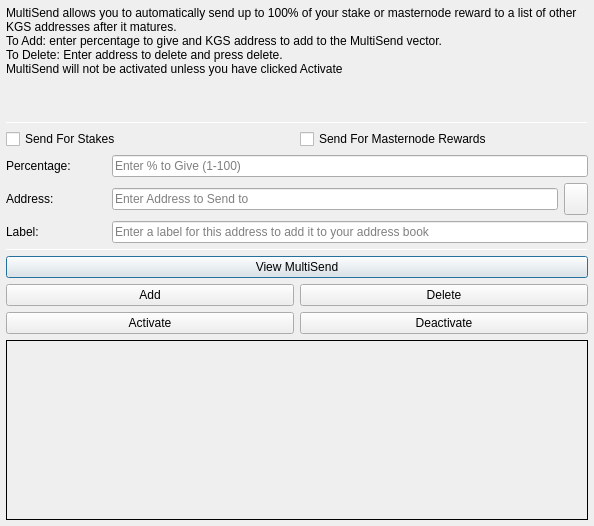
<?xml version="1.0" encoding="UTF-8"?>
<ui version="4.0">
 <class>MultiSendDialog</class>
 <widget class="QDialog" name="MultiSendDialog">
  <property name="windowModality">
   <enum>Qt::NonModal</enum>
  </property>
  <property name="geometry">
   <rect>
    <x>0</x>
    <y>0</y>
    <width>594</width>
    <height>526</height>
   </rect>
  </property>
  <property name="windowTitle">
   <string>MultiSend</string>
  </property>
  <layout class="QVBoxLayout" name="verticalLayout" stretch="0">
   <property name="leftMargin">
    <number>6</number>
   </property>
   <property name="topMargin">
    <number>6</number>
   </property>
   <property name="rightMargin">
    <number>6</number>
   </property>
   <property name="bottomMargin">
    <number>6</number>
   </property>
   <item>
    <layout class="QVBoxLayout" name="verticalLayout_Main" stretch="1,1,1,0,1,1,1">
     <item>
      <widget class="QLabel" name="label_2">
       <property name="lineWidth">
        <number>1</number>
       </property>
       <property name="text">
        <string>MultiSend allows you to automatically send up to 100% of your stake or masternode reward to a list of other KGS addresses after it matures.
To Add: enter percentage to give and KGS address to add to the MultiSend vector.
To Delete: Enter address to delete and press delete.
MultiSend will not be activated unless you have clicked Activate</string>
       </property>
       <property name="alignment">
        <set>Qt::AlignLeading|Qt::AlignLeft|Qt::AlignTop</set>
       </property>
       <property name="wordWrap">
        <bool>true</bool>
       </property>
      </widget>
     </item>
     <item>
      <widget class="Line" name="line">
       <property name="minimumSize">
        <size>
         <width>0</width>
         <height>1</height>
        </size>
       </property>
       <property name="maximumSize">
        <size>
         <width>16777215</width>
         <height>1</height>
        </size>
       </property>
       <property name="orientation">
        <enum>Qt::Horizontal</enum>
       </property>
      </widget>
     </item>
     <item>
      <layout class="QVBoxLayout" name="verticalLayout_Settings">
       <item>
        <layout class="QHBoxLayout" name="horizontalLayout">
         <item>
          <widget class="QCheckBox" name="multiSendStakeCheckBox">
           <property name="text">
            <string>Send For Stakes</string>
           </property>
          </widget>
         </item>
         <item>
          <widget class="QCheckBox" name="multiSendMasternodeCheckBox">
           <property name="text">
            <string>Send For Masternode Rewards</string>
           </property>
          </widget>
         </item>
        </layout>
       </item>
       <item>
        <layout class="QHBoxLayout" name="horizontalLayout_6">
         <item>
          <widget class="QLabel" name="label">
           <property name="minimumSize">
            <size>
             <width>100</width>
             <height>0</height>
            </size>
           </property>
           <property name="toolTip">
            <string>Percentage of stake to send</string>
           </property>
           <property name="text">
            <string>Percentage:</string>
           </property>
          </widget>
         </item>
         <item>
          <widget class="QLineEdit" name="multiSendPercentEdit">
           <property name="toolTip">
            <string>Enter whole numbers 1 - 100</string>
           </property>
           <property name="placeholderText">
            <string>Enter % to Give (1-100)</string>
           </property>
          </widget>
         </item>
        </layout>
       </item>
       <item>
        <layout class="QHBoxLayout" name="horizontalLayout_7">
         <item>
          <widget class="QLabel" name="label_5">
           <property name="minimumSize">
            <size>
             <width>100</width>
             <height>0</height>
            </size>
           </property>
           <property name="toolTip">
            <string>Address to send portion of stake to</string>
           </property>
           <property name="text">
            <string>Address:</string>
           </property>
          </widget>
         </item>
         <item>
          <widget class="QLineEdit" name="multiSendAddressEdit">
           <property name="toolTip">
            <string/>
           </property>
           <property name="placeholderText">
            <string>Enter Address to Send to</string>
           </property>
          </widget>
         </item>
         <item>
          <widget class="QToolButton" name="addressBookButton">
           <property name="maximumSize">
            <size>
             <width>16777215</width>
             <height>32</height>
            </size>
           </property>
           <property name="toolTip">
            <string>Choose an address from the address book</string>
           </property>
           <property name="text">
            <string/>
           </property>
           <property name="icon">
            <iconset resource="../kgs.qrc">
             <normaloff>:/icons/address-book</normaloff>:/icons/address-book</iconset>
           </property>
           <property name="shortcut">
            <string>Alt+A</string>
           </property>
          </widget>
         </item>
        </layout>
       </item>
      </layout>
     </item>
     <item>
      <layout class="QHBoxLayout" name="horizontalLayout_3">
       <item>
        <widget class="QLabel" name="label_3">
         <property name="minimumSize">
          <size>
           <width>100</width>
           <height>0</height>
          </size>
         </property>
         <property name="text">
          <string>Label:</string>
         </property>
        </widget>
       </item>
       <item>
        <widget class="QLineEdit" name="labelAddressLabelEdit">
         <property name="placeholderText">
          <string>Enter a label for this address to add it to your address book</string>
         </property>
        </widget>
       </item>
      </layout>
     </item>
     <item>
      <widget class="Line" name="line_2">
       <property name="minimumSize">
        <size>
         <width>0</width>
         <height>1</height>
        </size>
       </property>
       <property name="maximumSize">
        <size>
         <width>16777215</width>
         <height>1</height>
        </size>
       </property>
       <property name="orientation">
        <enum>Qt::Horizontal</enum>
       </property>
      </widget>
     </item>
     <item>
      <layout class="QVBoxLayout" name="verticalLayout_Buttons">
       <item>
        <layout class="QHBoxLayout" name="horizontalLayout_4">
         <item>
          <widget class="QPushButton" name="viewButton">
           <property name="toolTip">
            <string/>
           </property>
           <property name="statusTip">
            <string>View MultiSend Vector</string>
           </property>
           <property name="text">
            <string>View MultiSend</string>
           </property>
          </widget>
         </item>
        </layout>
       </item>
       <item>
        <layout class="QHBoxLayout" name="horizontalLayout_2">
         <item>
          <widget class="QPushButton" name="addButton">
           <property name="toolTip">
            <string/>
           </property>
           <property name="statusTip">
            <string>Add to MultiSend Vector</string>
           </property>
           <property name="text">
            <string>Add</string>
           </property>
          </widget>
         </item>
         <item>
          <widget class="QPushButton" name="deleteButton">
           <property name="toolTip">
            <string/>
           </property>
           <property name="statusTip">
            <string>Delete Address From MultiSend Vector</string>
           </property>
           <property name="text">
            <string>Delete</string>
           </property>
          </widget>
         </item>
        </layout>
       </item>
       <item>
        <layout class="QHBoxLayout" name="horizontalLayout_5">
         <item>
          <widget class="QPushButton" name="activateButton">
           <property name="statusTip">
            <string>Activate MultiSend</string>
           </property>
           <property name="text">
            <string>Activate</string>
           </property>
          </widget>
         </item>
         <item>
          <widget class="QPushButton" name="disableButton">
           <property name="statusTip">
            <string>Deactivate MultiSend</string>
           </property>
           <property name="text">
            <string>Deactivate</string>
           </property>
          </widget>
         </item>
        </layout>
       </item>
      </layout>
     </item>
     <item>
      <widget class="QLabel" name="message">
       <property name="minimumSize">
        <size>
         <width>0</width>
         <height>180</height>
        </size>
       </property>
       <property name="frameShape">
        <enum>QFrame::Panel</enum>
       </property>
       <property name="frameShadow">
        <enum>QFrame::Plain</enum>
       </property>
       <property name="lineWidth">
        <number>1</number>
       </property>
       <property name="midLineWidth">
        <number>1</number>
       </property>
       <property name="text">
        <string/>
       </property>
       <property name="alignment">
        <set>Qt::AlignLeading|Qt::AlignLeft|Qt::AlignTop</set>
       </property>
       <property name="wordWrap">
        <bool>true</bool>
       </property>
      </widget>
     </item>
    </layout>
   </item>
  </layout>
 </widget>
 <resources>
  <include location="../kgs.qrc"/>
 </resources>
 <connections/>
</ui>
